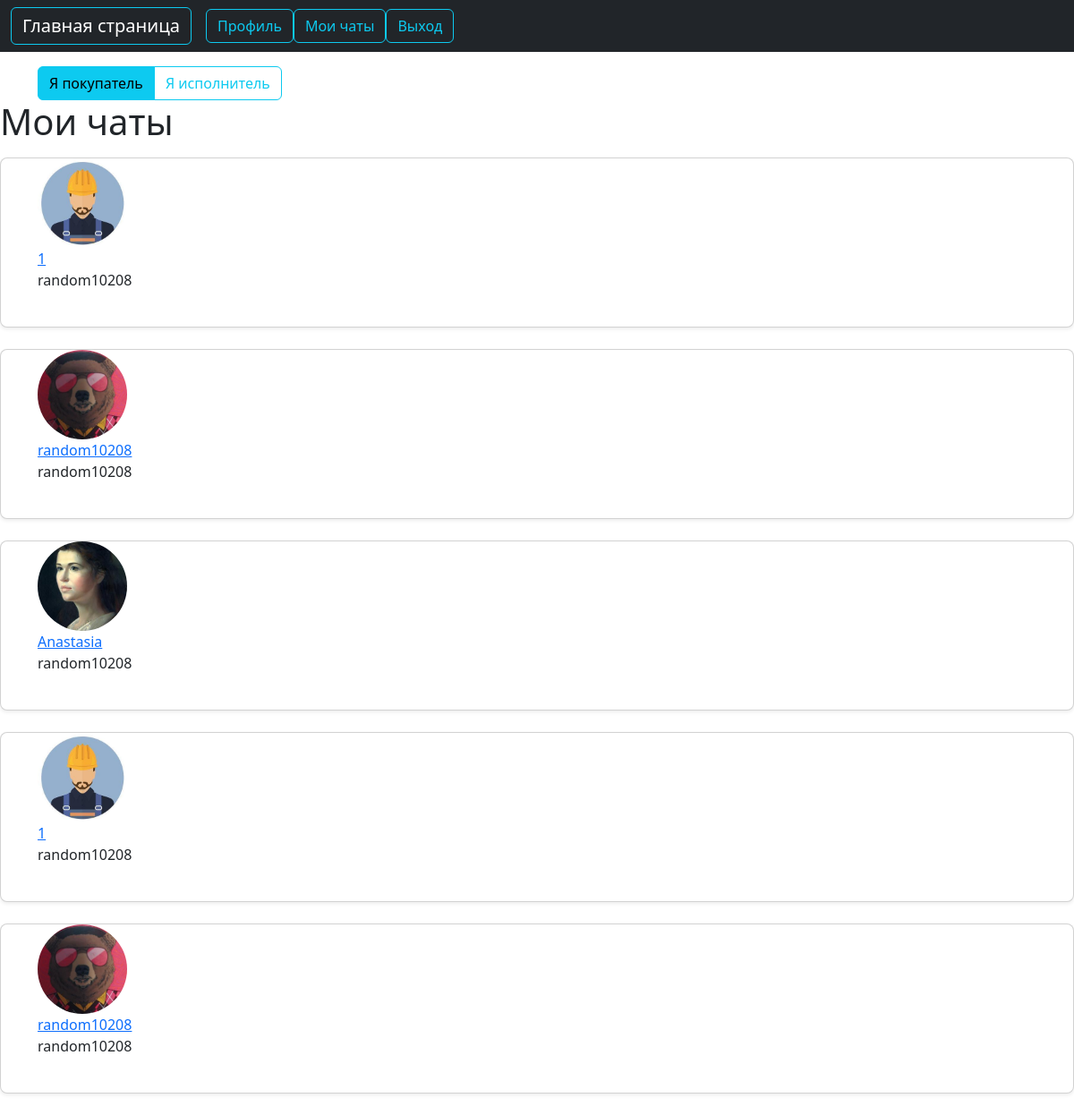
Before: /users/chats (signed in) with the older database file.
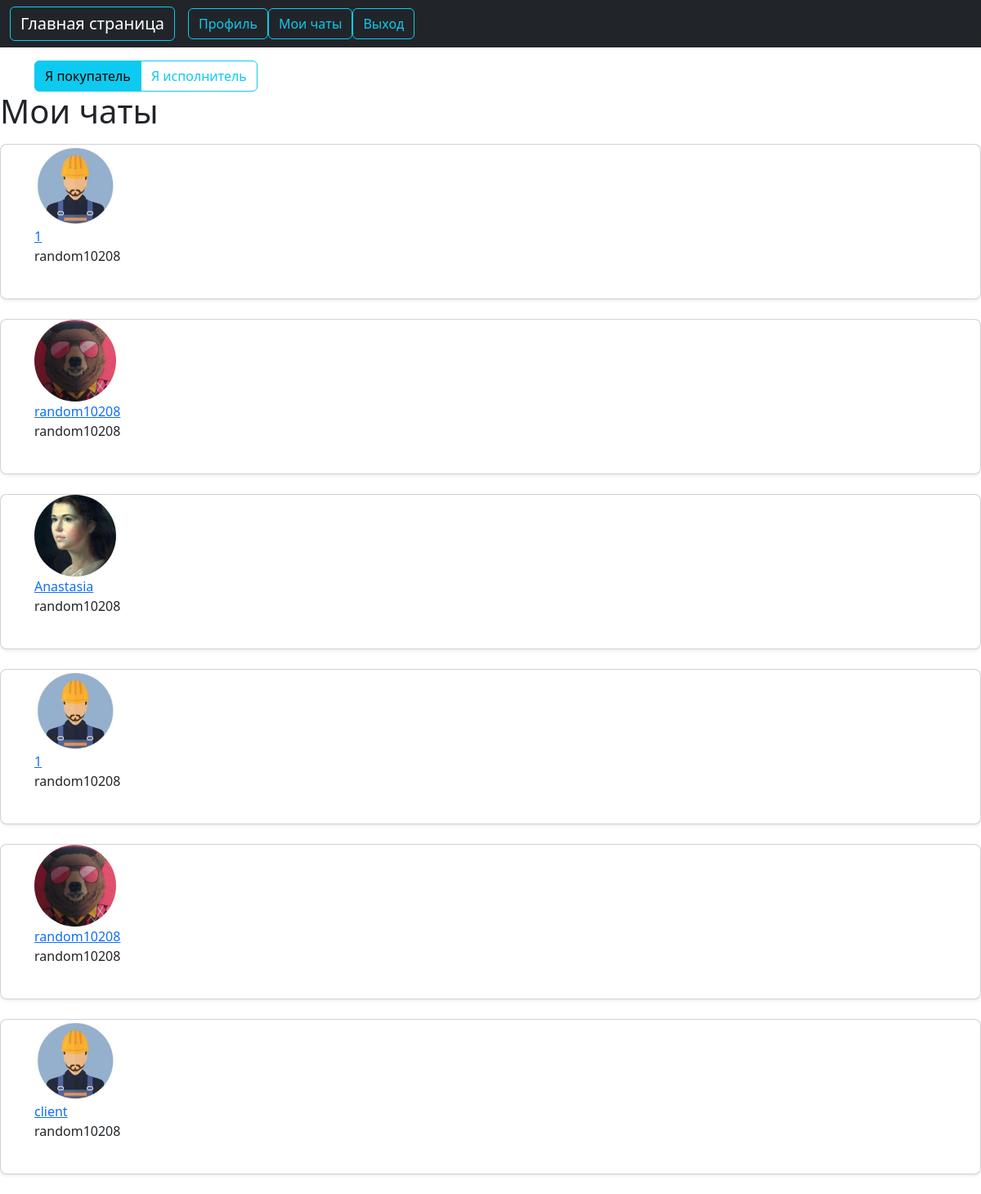
After: the same page with the newer database file.
### users/models.py (models this page shows, shortened)
class Conversation(models.Model):
    user1 = models.ForeignKey(User, related_name='user1', on_delete=models.CASCADE)
    user2 = models.ForeignKey(User, related_name='user2', on_delete=models.CASCADE)

class Profile(models.Model):
    user = models.OneToOneField(User, on_delete=models.CASCADE)
    image = models.ImageField(default='default.jpg', upload_to='profile_pics')

### users/views.py (the view)
# urls.py: path('chats', user_views.chats, name='chats'),
def chats(request):
    instance = request.user
    conversations = Conversation.objects.filter(user1=instance)
    conversations2 = Conversation.objects.filter(user2=instance)
    return render(request, 'users/my_chats.html', {
        'conversations': conversations,
        'conversations2': conversations2
    })

### users/templates/users/my_chats.html
{% extends "searchwork/base.html" %}
{% load crispy_forms_tags %}
{% block base %}
<div  class="p-2 "></div>
  <div class="container">
    <div class="d-flex justify-content-between">
      {% if user.is_authenticated %}
        <div>
            <div class="input-group">
                <a class="btn btn-info" href="{% url 'client' %}">Я покупатель</a>
                <a class="btn btn-outline-info" href="{% url 'worker' %}">Я исполнитель</a>
      	    </div>
		</div>
      {% endif %}
    </div>
  </div>
{% if conversations or conversations2 %}
    <h1 class="mb-3">Мои чаты</h1>
    {% for conversation in conversations %}
        <div class="card mb-4 rounded-3 shadow-sm">
            <article class="container mb-4">
              <img class="rounded-circle article-img" src="{{ conversation.user2.profile.image.url }}" width="100" height="100" alt="аватар заказчика">
              <div class="media-body">
                    <div class="article-metadata">
                      <a class="mr-2" href="{% url 'chat' conversation.user2.id %}">{{ conversation.user2 }}</a>
                        <p>{{ conversation.user1 }}</p>
                    </div>
              </div>
            </article>
        </div>
    {% endfor %}
{% for conversation in conversations2 %}
        <div class="card mb-4 rounded-3 shadow-sm">
            <article class="container mb-4">
              <img class="rounded-circle article-img" src="{{ conversation.user1.profile.image.url }}" width="100" height="100" alt="аватар заказчика">
              <div class="media-body">
                    <div class="article-metadata">
                      <a class="mr-2" href="{% url 'chat' conversation.user1.id %}">{{ conversation.user1 }}</a>
                        <p>{{ conversation.user2 }}</p>
                    </div>
              </div>
            </article>
        </div>
    {% endfor %}
{% else %}
<h1>Нет чатов.</h1>
        {% endif %}
{% endblock base %}

Changed rows visible on the page:
added Conversation: user1.profile.image (placeholder picture), user1 "client", user2 "random10208"
